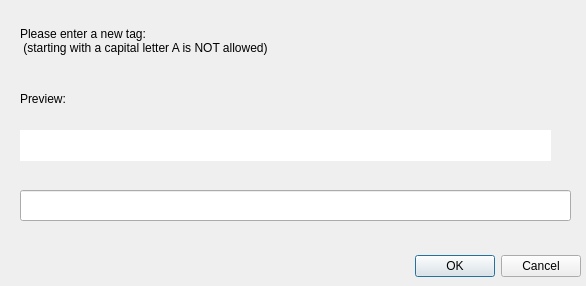
<?xml version="1.0" encoding="UTF-8"?>
<ui version="4.0">
 <class>TagModificationDialog</class>
 <widget class="QDialog" name="TagModificationDialog">
  <property name="geometry">
   <rect>
    <x>0</x>
    <y>0</y>
    <width>586</width>
    <height>286</height>
   </rect>
  </property>
  <property name="windowTitle">
   <string>Dialog</string>
  </property>
  <widget class="QDialogButtonBox" name="buttonBox">
   <property name="geometry">
    <rect>
     <x>150</x>
     <y>250</y>
     <width>431</width>
     <height>32</height>
    </rect>
   </property>
   <property name="orientation">
    <enum>Qt::Horizontal</enum>
   </property>
   <property name="standardButtons">
    <set>QDialogButtonBox::Cancel|QDialogButtonBox::Ok</set>
   </property>
  </widget>
  <widget class="QLabel" name="label">
   <property name="geometry">
    <rect>
     <x>20</x>
     <y>20</y>
     <width>391</width>
     <height>41</height>
    </rect>
   </property>
   <property name="text">
    <string>Please enter a new tag:
 (starting with a capital letter A is NOT allowed)</string>
   </property>
  </widget>
  <widget class="QLineEdit" name="lineEdit">
   <property name="geometry">
    <rect>
     <x>20</x>
     <y>190</y>
     <width>551</width>
     <height>31</height>
    </rect>
   </property>
  </widget>
  <widget class="QLabel" name="label_preview">
   <property name="geometry">
    <rect>
     <x>20</x>
     <y>130</y>
     <width>531</width>
     <height>31</height>
    </rect>
   </property>
   <property name="autoFillBackground">
    <bool>false</bool>
   </property>
   <property name="styleSheet">
    <string notr="true"> QLabel { background-color: white }</string>
   </property>
   <property name="text">
    <string/>
   </property>
  </widget>
  <widget class="QLabel" name="label_2">
   <property name="geometry">
    <rect>
     <x>20</x>
     <y>90</y>
     <width>67</width>
     <height>17</height>
    </rect>
   </property>
   <property name="text">
    <string>Preview:</string>
   </property>
  </widget>
 </widget>
 <resources/>
 <connections>
  <connection>
   <sender>buttonBox</sender>
   <signal>rejected()</signal>
   <receiver>TagModificationDialog</receiver>
   <slot>reject()</slot>
   <hints>
    <hint type="sourcelabel">
     <x>316</x>
     <y>140</y>
    </hint>
    <hint type="destinationlabel">
     <x>286</x>
     <y>195</y>
    </hint>
   </hints>
  </connection>
 </connections>
</ui>
